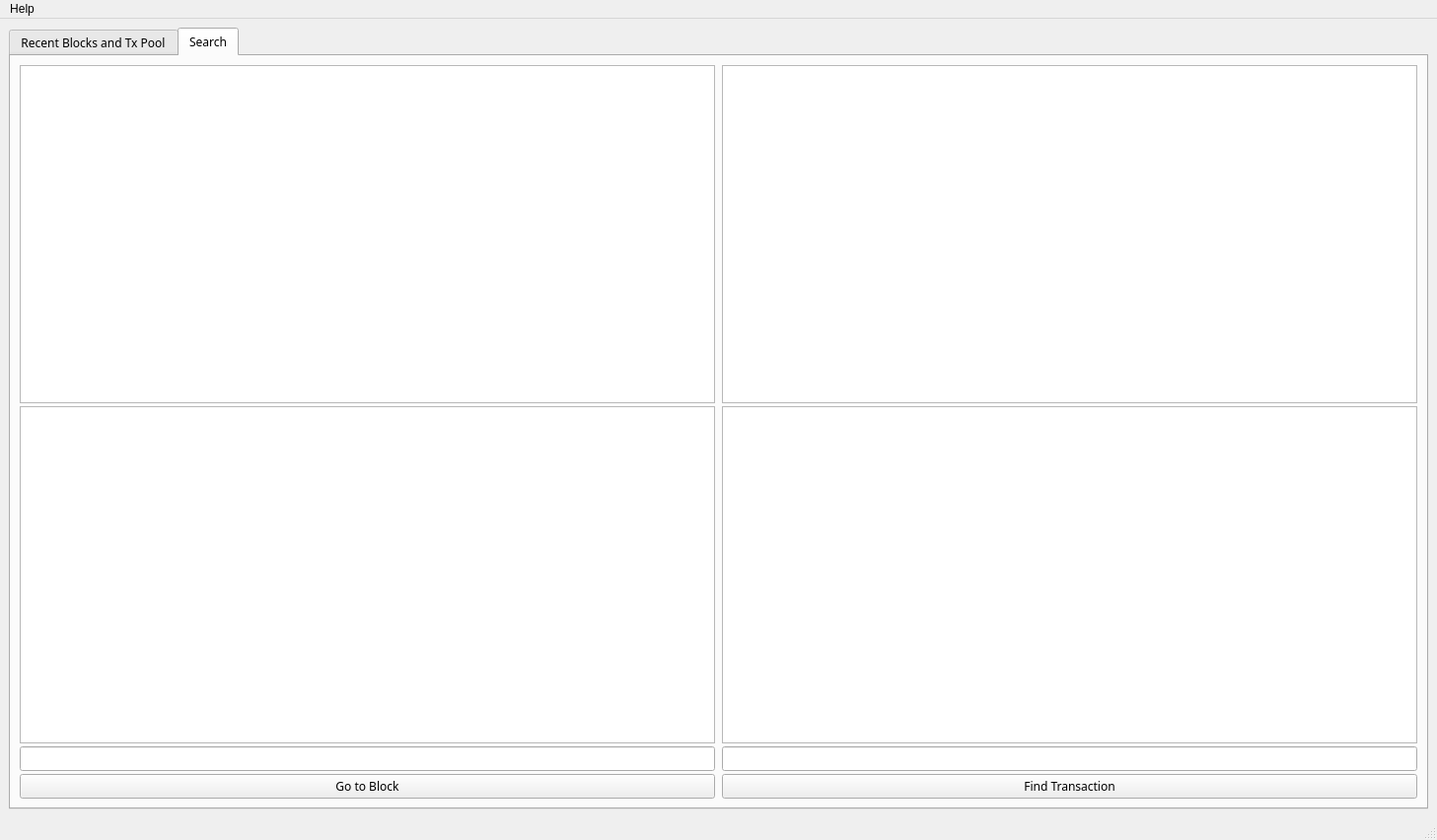
<?xml version="1.0" encoding="UTF-8"?>
<ui version="4.0">
 <class>MainWindow</class>
 <widget class="QMainWindow" name="MainWindow">
  <property name="geometry">
   <rect>
    <x>0</x>
    <y>0</y>
    <width>1457</width>
    <height>852</height>
   </rect>
  </property>
  <property name="sizePolicy">
   <sizepolicy hsizetype="Preferred" vsizetype="Preferred">
    <horstretch>0</horstretch>
    <verstretch>0</verstretch>
   </sizepolicy>
  </property>
  <property name="windowTitle">
   <string>MainWindow</string>
  </property>
  <property name="tabShape">
   <enum>QTabWidget::Rounded</enum>
  </property>
  <widget class="QWidget" name="centralwidget">
   <property name="sizePolicy">
    <sizepolicy hsizetype="Expanding" vsizetype="Expanding">
     <horstretch>0</horstretch>
     <verstretch>0</verstretch>
    </sizepolicy>
   </property>
   <layout class="QHBoxLayout" name="horizontalLayout_4">
    <item>
     <layout class="QGridLayout" name="gridLayout">
      <item row="0" column="0">
       <widget class="QTabWidget" name="tabWidget">
        <property name="font">
         <font>
          <family>Arial Rounded MT Bold</family>
         </font>
        </property>
        <property name="tabPosition">
         <enum>QTabWidget::North</enum>
        </property>
        <property name="currentIndex">
         <number>1</number>
        </property>
        <widget class="QWidget" name="tab_1">
         <property name="sizePolicy">
          <sizepolicy hsizetype="Expanding" vsizetype="Expanding">
           <horstretch>0</horstretch>
           <verstretch>0</verstretch>
          </sizepolicy>
         </property>
         <property name="layoutDirection">
          <enum>Qt::LeftToRight</enum>
         </property>
         <attribute name="icon">
          <iconset>
           <normaloff>blocks.png</normaloff>blocks.png</iconset>
         </attribute>
         <attribute name="title">
          <string>Recent Blocks and Tx Pool</string>
         </attribute>
         <layout class="QHBoxLayout" name="horizontalLayout_3">
          <item>
           <layout class="QHBoxLayout" name="horizontalLayout_blktx">
            <property name="spacing">
             <number>3</number>
            </property>
            <item>
             <layout class="QVBoxLayout" name="verticalLayout_blk">
              <item>
               <widget class="QLabel" name="label_rblk">
                <property name="text">
                 <string>Recent Block</string>
                </property>
                <property name="alignment">
                 <set>Qt::AlignBottom|Qt::AlignHCenter</set>
                </property>
               </widget>
              </item>
              <item>
               <widget class="QTableWidget" name="tableWidget_blk">
                <attribute name="verticalHeaderVisible">
                 <bool>false</bool>
                </attribute>
               </widget>
              </item>
             </layout>
            </item>
            <item>
             <layout class="QVBoxLayout" name="verticalLayout_tx">
              <item>
               <widget class="QLabel" name="label_txpl">
                <property name="text">
                 <string>Transaction Pool</string>
                </property>
                <property name="alignment">
                 <set>Qt::AlignBottom|Qt::AlignHCenter</set>
                </property>
               </widget>
              </item>
              <item>
               <widget class="QTableWidget" name="tableWidget_txPool"/>
              </item>
             </layout>
            </item>
           </layout>
          </item>
         </layout>
        </widget>
        <widget class="QWidget" name="tab_2">
         <attribute name="icon">
          <iconset>
           <normaloff>search.png</normaloff>search.png</iconset>
         </attribute>
         <attribute name="title">
          <string>Search</string>
         </attribute>
         <layout class="QHBoxLayout" name="horizontalLayout_5">
          <item>
           <layout class="QHBoxLayout" name="horizontalLayout_search">
            <property name="spacing">
             <number>7</number>
            </property>
            <item>
             <layout class="QVBoxLayout" name="verticalLayout_blksearch">
              <property name="spacing">
               <number>3</number>
              </property>
              <item>
               <widget class="QTextEdit" name="textEdit_blk"/>
              </item>
              <item>
               <widget class="QTableWidget" name="tableWidget_blk_search">
                <property name="font">
                 <font>
                  <pointsize>8</pointsize>
                 </font>
                </property>
               </widget>
              </item>
              <item>
               <widget class="QLineEdit" name="lineEdit_blk"/>
              </item>
              <item>
               <widget class="QPushButton" name="btn_blk">
                <property name="text">
                 <string>Go to Block</string>
                </property>
               </widget>
              </item>
             </layout>
            </item>
            <item>
             <layout class="QVBoxLayout" name="verticalLayout_txsearch">
              <property name="spacing">
               <number>3</number>
              </property>
              <item>
               <widget class="QTextEdit" name="textEdit_tx"/>
              </item>
              <item>
               <widget class="QTableWidget" name="tableWidget_tx_search">
                <property name="font">
                 <font>
                  <pointsize>8</pointsize>
                 </font>
                </property>
               </widget>
              </item>
              <item>
               <widget class="QLineEdit" name="lineEdit_tx"/>
              </item>
              <item>
               <widget class="QPushButton" name="btn_tx">
                <property name="text">
                 <string>Find Transaction</string>
                </property>
               </widget>
              </item>
             </layout>
            </item>
           </layout>
          </item>
         </layout>
        </widget>
       </widget>
      </item>
     </layout>
    </item>
   </layout>
  </widget>
  <widget class="QMenuBar" name="menubar">
   <property name="geometry">
    <rect>
     <x>0</x>
     <y>0</y>
     <width>1457</width>
     <height>26</height>
    </rect>
   </property>
   <widget class="QMenu" name="menuHelp">
    <property name="title">
     <string>Help</string>
    </property>
    <addaction name="actionAbout_Qt"/>
    <addaction name="actionAbout_TRTL_Local_Block_Explorer"/>
   </widget>
   <addaction name="menuHelp"/>
  </widget>
  <widget class="QStatusBar" name="statusbar"/>
  <action name="actionAbout_Qt">
   <property name="text">
    <string>About Qt</string>
   </property>
  </action>
  <action name="actionAbout_TRTL_Local_Block_Explorer">
   <property name="text">
    <string>About TRTL Local Block Explorer</string>
   </property>
  </action>
 </widget>
 <resources/>
 <connections/>
</ui>
